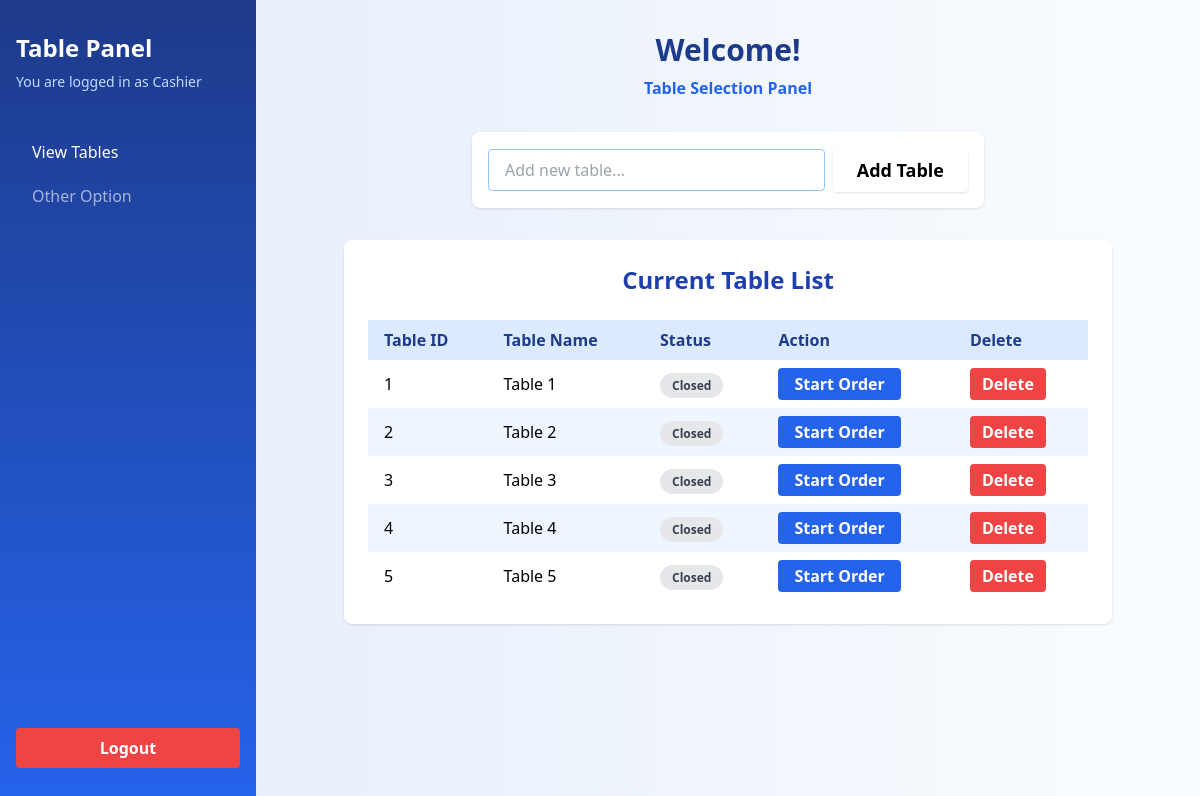
The page /table_selection.php on the database its author committed.
### tables this page shows
CREATE TABLE `tables` (
  `table_id` int(11) NOT NULL,
  `table_name` varchar(50) NOT NULL
);

### table_selection.php (the view, shortened to what this page needs)
<?php
include("config.php");
$tables = [];
$sql = "SELECT table_id, table_name FROM tables";
$result = $conn->query($sql);
if ($result && $result->num_rows > 0) {
    while ($row = $result->fetch_assoc()) {
        $order_status = 'Closed';
        $status_color = 'bg-gray-200 text-gray-700';
        $open_order = $conn->query("SELECT status FROM orders WHERE table_id = {$row['table_id']} AND status = 'open' LIMIT 1");
        $is_open = ($open_order && $open_order->num_rows > 0);
        $row['order_status'] = $order_status;
        $row['status_color'] = $status_color;
        $row['is_open'] = $is_open;
        $tables[] = $row;
    }
}
?>
<!DOCTYPE html>
<html lang="en">
<head>
<script src="https://cdn.tailwindcss.com"></script>
</head>
<body>
<div class="min-h-screen flex">
    <aside class="w-64 bg-gradient-to-b from-blue-900 to-blue-600 text-white flex flex-col py-8 px-4">
        <div class="mb-10">
            <div class="text-2xl font-bold mb-2">Table Panel</div>
            <div class="text-blue-200 text-sm">You are logged in as Cashier</div>
        </div>
        <nav class="flex-1">
            <ul class="space-y-1">
                <li>
                    <a href="#" class="sidebar-link block px-4 py-2 rounded <?php if(basename($_SERVER['PHP_SELF'])=='table_selection copy.php') echo 'active'; ?>">
                        View Tables
                    </a>
                </li>
                <li>
                    <a href="#" class="sidebar-link block px-4 py-2 rounded opacity-60 cursor-not-allowed">Other Option</a>
                </li>
            </ul>
        </nav>
        <form method="post" class="mt-8">
            <button type="submit" name="logout" formaction="logout.php"
                class="w-full bg-red-500 hover:bg-red-600 text-white py-2 rounded font-semibold transition">
                Logout
            </button>
        </form>
    </aside>
    <main class="flex-1 flex flex-col items-center justify-start py-8 px-2 md:px-12">
        <h2 class="text-3xl font-bold text-blue-900 mb-2 w-full text-center">Welcome!</h2>
        <div class="text-blue-600 font-semibold text-center mb-8 w-full">Table Selection Panel</div>
        <div class="w-full max-w-lg mb-8">
            <form method="POST" class="bg-white rounded-lg shadow p-4 flex flex-col sm:flex-row gap-2 items-center">
                <input type="text" name="new_table_name" placeholder="Add new table..." required
                    class="flex-1 px-4 py-2 rounded border border-blue-300 focus:outline-none focus:ring-2 focus:ring-blue-400">
                <button type="submit" name="add_table"
                    class="btn-blue px-6 py-2 rounded font-semibold text-lg shadow">Add Table</button>
            </form>
        </div>
        <div class="w-full max-w-3xl bg-white rounded-lg shadow p-6">
            <h3 class="text-2xl font-bold text-blue-800 mb-6 text-center">Current Table List</h3>
            <div class="overflow-x-auto">
                <table class="min-w-full border-collapse">
                    <thead>
                        <tr class="bg-blue-100 text-blue-900">
                            <th class="px-4 py-2 text-left">Table ID</th>
                            <th class="px-4 py-2 text-left">Table Name</th>
                            <th class="px-4 py-2 text-left">Status</th>
                            <th class="px-4 py-2 text-left">Action</th>
                            <th class="px-4 py-2 text-left">Delete</th>
                        </tr>
                    </thead>
                    <tbody>
                        <?php foreach ($tables as $table): ?>
                        <tr class="even:bg-blue-50">
                            <td class="px-4 py-2"><?= htmlspecialchars($table['table_id']) ?></td>
                            <td class="px-4 py-2"><?= htmlspecialchars($table['table_name']) ?></td>
                            <td class="px-4 py-2">
                                <span class="px-3 py-1 rounded-full text-xs font-semibold <?= $table['status_color'] ?>">
                                    <?= $table['order_status'] ?>
                                </span>
                            </td>
                            <td class="px-4 py-2">
                                <form method="POST" class="inline">
                                    <?php if ($table['order_status'] == 'Open'): ?>
                                        <button type="submit" name="view_order"
                                            class="bg-blue-100 text-blue-700 border border-blue-400 px-4 py-1 rounded font-semibold hover:bg-blue-200 transition">
                                            View Order
                                        </button>
                                    <?php else: ?>
                                        <button type="submit" name="select_table"
                                            class="bg-blue-600 text-white px-4 py-1 rounded font-semibold hover:bg-blue-700 transition">
                                            Start Order
                                        </button>
                                    <?php endif; ?>
                                </form>
                            </td>
                            <td class="px-4 py-2">
                                <form method="POST" class="inline" onsubmit="return confirm('Delete this table?');">
                                    <button type="submit" name="delete_table"
                                        class="bg-red-500 hover:bg-red-600 text-white px-3 py-1 rounded font-semibold">
                                        Delete
                                    </button>
                                </form>
                            </td>
                        </tr>
                        <?php endforeach; ?>
                    </tbody>
                </table>
            </div>
        </div>
    </main>
</div>
</body>
</html>

### table_selection.php (style rules this page uses)
body { background: linear-gradient(90deg,#e3ebfa 0%,#fafdff 100%); }
.sidebar-link { transition: background 0.2s, color 0.2s; }

### rows shown on the page
tables: table_id "1", table_name "Table 1", order_status "Closed"
tables: table_id "2", table_name "Table 2", order_status "Closed"
tables: table_id "3", table_name "Table 3", order_status "Closed"
tables: table_id "4", table_name "Table 4", order_status "Closed"
tables: table_id "5", table_name "Table 5", order_status "Closed"
